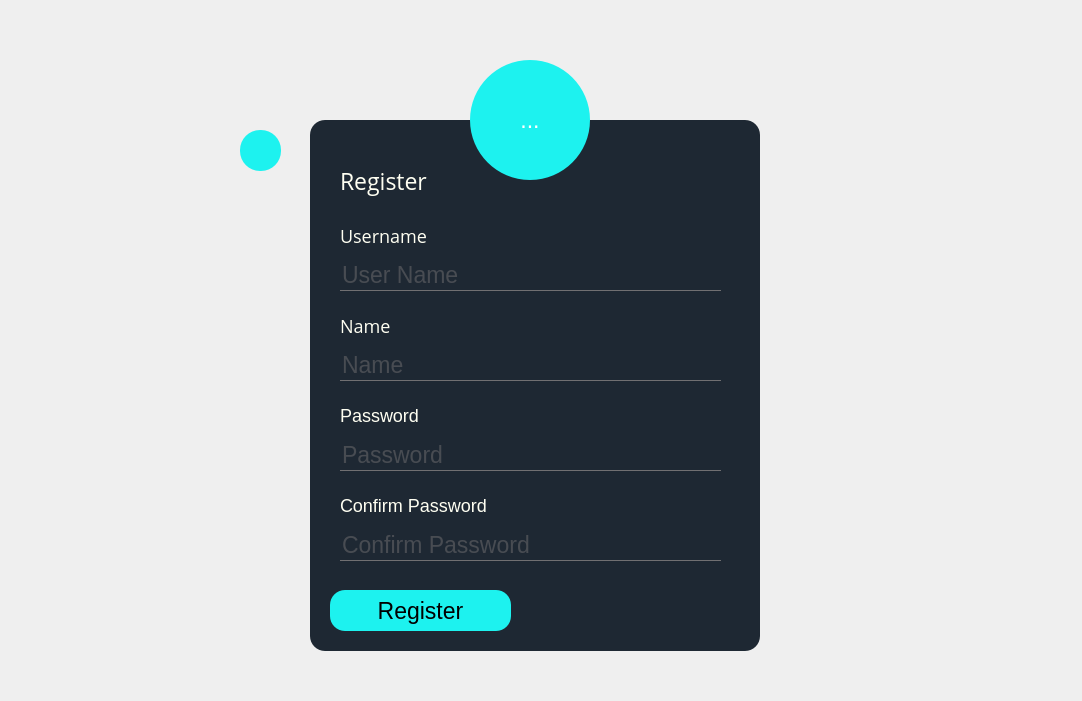
<?xml version="1.0" encoding="UTF-8"?>
<ui version="4.0">
 <class>MainWindow</class>
 <widget class="QMainWindow" name="MainWindow">
  <property name="geometry">
   <rect>
    <x>0</x>
    <y>0</y>
    <width>1082</width>
    <height>701</height>
   </rect>
  </property>
  <property name="windowTitle">
   <string>MainWindow</string>
  </property>
  <property name="styleSheet">
   <string notr="true">*{
font-family: 'Open Sans', sans-serif;
font-size:23px;
}

QWidget{
	
	
	background-image: url(images/nightsky.jpg);
}
QFrame{
background:#1e2833;
border-radius:15px;
}
#RegisterButton{
background:#1df2ef;
border-radius:15px;
}
#RegisterButton:hover{
background:#fffff2;
}
#pushButton_2{
background:#1df2ef;
border-radius:15px;
}
#pushButton_2:hover{
background:#fffff2;
}

#pushButton_3{
background:#DB4437;
border-radius:15px;
}
#pushButton_3:hover{
background:#fffff2;
}
#toolButton{
background:#1df2ef;
color:white;
border-radius:60px;
}
#toolButton:hover{
background:#fffff2;
}
QLabel{
color:#fffff2;
}
QPushButton:hover{
background: #fffff2;
letter-spacing: 1px;

}
QLineEdit{
background:transparent;
border:none;
color:#717072;
border-bottom:1px solid #717072;

}
#label_4 ,#label_5 , #label_6 ,#label_7{
font-size:18px;
}
</string>
  </property>
  <widget class="QWidget" name="centralwidget">
   <widget class="QFrame" name="frame">
    <property name="geometry">
     <rect>
      <x>310</x>
      <y>120</y>
      <width>450</width>
      <height>531</height>
     </rect>
    </property>
    <property name="frameShape">
     <enum>QFrame::StyledPanel</enum>
    </property>
    <property name="frameShadow">
     <enum>QFrame::Raised</enum>
    </property>
    <widget class="QLabel" name="label">
     <property name="geometry">
      <rect>
       <x>30</x>
       <y>40</y>
       <width>101</width>
       <height>41</height>
      </rect>
     </property>
     <property name="font">
      <font>
       <family>Open Sans</family>
       <pointsize>-1</pointsize>
       <weight>50</weight>
       <bold>false</bold>
       <underline>false</underline>
      </font>
     </property>
     <property name="text">
      <string>Register</string>
     </property>
    </widget>
    <widget class="QPushButton" name="RegisterButton">
     <property name="enabled">
      <bool>true</bool>
     </property>
     <property name="geometry">
      <rect>
       <x>20</x>
       <y>470</y>
       <width>181</width>
       <height>41</height>
      </rect>
     </property>
     <property name="whatsThis">
      <string>&lt;html&gt;&lt;head/&gt;&lt;body&gt;&lt;p&gt;&lt;br/&gt;&lt;/p&gt;&lt;/body&gt;&lt;/html&gt;</string>
     </property>
     <property name="text">
      <string>Register</string>
     </property>
    </widget>
    <widget class="QLineEdit" name="UsernameText">
     <property name="geometry">
      <rect>
       <x>30</x>
       <y>140</y>
       <width>381</width>
       <height>31</height>
      </rect>
     </property>
     <property name="text">
      <string/>
     </property>
     <property name="placeholderText">
      <string>User Name</string>
     </property>
    </widget>
    <widget class="QLineEdit" name="PasswordText">
     <property name="geometry">
      <rect>
       <x>30</x>
       <y>320</y>
       <width>381</width>
       <height>31</height>
      </rect>
     </property>
     <property name="text">
      <string/>
     </property>
     <property name="echoMode">
      <enum>QLineEdit::Password</enum>
     </property>
     <property name="placeholderText">
      <string>Password</string>
     </property>
    </widget>
    <widget class="QLabel" name="label_4">
     <property name="geometry">
      <rect>
       <x>30</x>
       <y>100</y>
       <width>131</width>
       <height>31</height>
      </rect>
     </property>
     <property name="font">
      <font>
       <family>Open Sans</family>
       <pointsize>-1</pointsize>
       <weight>50</weight>
       <bold>false</bold>
      </font>
     </property>
     <property name="text">
      <string>Username</string>
     </property>
    </widget>
    <widget class="QLabel" name="label_5">
     <property name="geometry">
      <rect>
       <x>30</x>
       <y>280</y>
       <width>131</width>
       <height>31</height>
      </rect>
     </property>
     <property name="text">
      <string>Password</string>
     </property>
    </widget>
    <widget class="QLineEdit" name="ConfirmPasswordText">
     <property name="geometry">
      <rect>
       <x>30</x>
       <y>410</y>
       <width>381</width>
       <height>31</height>
      </rect>
     </property>
     <property name="text">
      <string/>
     </property>
     <property name="echoMode">
      <enum>QLineEdit::Password</enum>
     </property>
     <property name="placeholderText">
      <string>Confirm Password</string>
     </property>
    </widget>
    <widget class="QLabel" name="label_6">
     <property name="geometry">
      <rect>
       <x>30</x>
       <y>370</y>
       <width>191</width>
       <height>31</height>
      </rect>
     </property>
     <property name="text">
      <string>Confirm Password</string>
     </property>
    </widget>
    <widget class="QLineEdit" name="NameText">
     <property name="geometry">
      <rect>
       <x>30</x>
       <y>230</y>
       <width>381</width>
       <height>31</height>
      </rect>
     </property>
     <property name="text">
      <string/>
     </property>
     <property name="placeholderText">
      <string>Name</string>
     </property>
    </widget>
    <widget class="QLabel" name="label_7">
     <property name="geometry">
      <rect>
       <x>30</x>
       <y>190</y>
       <width>131</width>
       <height>31</height>
      </rect>
     </property>
     <property name="font">
      <font>
       <family>Open Sans</family>
       <pointsize>-1</pointsize>
       <weight>50</weight>
       <bold>false</bold>
      </font>
     </property>
     <property name="text">
      <string>Name</string>
     </property>
    </widget>
   </widget>
   <widget class="QToolButton" name="toolButton">
    <property name="geometry">
     <rect>
      <x>470</x>
      <y>60</y>
      <width>120</width>
      <height>120</height>
     </rect>
    </property>
    <property name="text">
     <string>...</string>
    </property>
    <property name="icon">
     <iconset>
      <normaloff>images/register.jpg</normaloff>images/register.jpg</iconset>
    </property>
    <property name="iconSize">
     <size>
      <width>40</width>
      <height>40</height>
     </size>
    </property>
   </widget>
   <widget class="QPushButton" name="BackBtn">
    <property name="enabled">
     <bool>true</bool>
    </property>
    <property name="geometry">
     <rect>
      <x>240</x>
      <y>130</y>
      <width>41</width>
      <height>41</height>
     </rect>
    </property>
    <property name="cursor">
     <cursorShape>ArrowCursor</cursorShape>
    </property>
    <property name="whatsThis">
     <string>&lt;html&gt;&lt;head/&gt;&lt;body&gt;&lt;p&gt;&lt;br/&gt;&lt;/p&gt;&lt;/body&gt;&lt;/html&gt;</string>
    </property>
    <property name="styleSheet">
     <string notr="true">QPushButton{background:#1df2ef;
border-radius:  20px ;
}

QPushButton:hover{
background: #fffff2;
letter-spacing: 1px;}</string>
    </property>
    <property name="text">
     <string/>
    </property>
    <property name="icon">
     <iconset resource="resources.qrc">
      <normaloff>images/back.png</normaloff>images/back.png</iconset>
    </property>
    <property name="iconSize">
     <size>
      <width>40</width>
      <height>40</height>
     </size>
    </property>
   </widget>
  </widget>
 </widget>
 <resources>
  <include location="resources.qrc"/>
 </resources>
 <connections/>
</ui>
